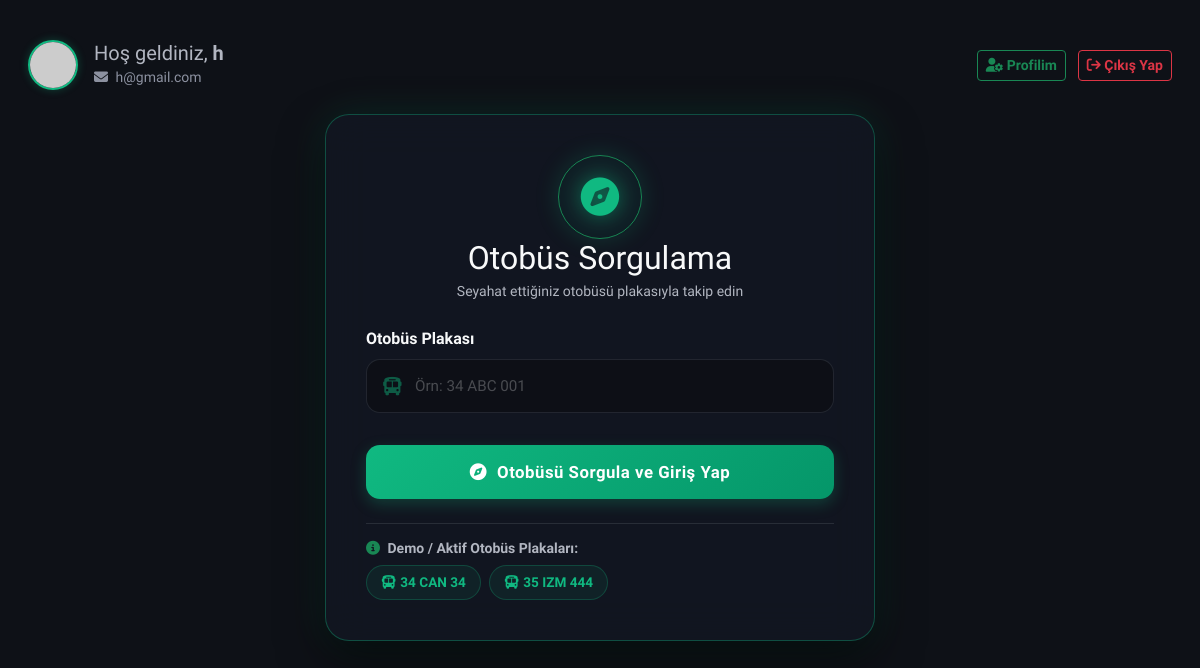
The app's page /yolcu_plaka_sorgula (signed in) with its own data.
### app/models.py (models this page shows, shortened)
class Yolcu(db.Model):
    __tablename__ = 'yolcular'
    id: Mapped[int] = mapped_column(primary_key=True, autoincrement=True)
    ad_soyad: Mapped[str] = mapped_column(String(100), nullable=False)
    email: Mapped[str] = mapped_column(String(120), nullable=False, unique=True)
    sifre_hash: Mapped[str] = mapped_column(String(255), nullable=False)
    sifre_plain: Mapped[Optional[str]] = mapped_column(String(255))
    kayit_tarihi: Mapped[str] = mapped_column(String(50), nullable=False, default=lambda: datetime.now().strftime("%Y-%m-%d %H:%M:%S"))
    reset_token: Mapped[Optional[str]] = mapped_column(String(100))
    reset_token_expiry: Mapped[Optional[str]] = mapped_column(String(50))
    profil_resmi: Mapped[Optional[str]] = mapped_column(String(255), nullable=True)
    yorumlar: Mapped[List["YolcuYorum"]] = relationship(back_populates="yolcu")

class Sofor(UserMixin, db.Model):
    __tablename__ = 'soforler'
    id: Mapped[int] = mapped_column(primary_key=True, autoincrement=True)
    ad: Mapped[str] = mapped_column(String(100), nullable=False)
    soyad: Mapped[str] = mapped_column(String(100), nullable=False)
    kullanici_adi: Mapped[str] = mapped_column(String(100), nullable=False, unique=True)
    email: Mapped[Optional[str]] = mapped_column(String(120), unique=True)
    arac_plaka: Mapped[Optional[str]] = mapped_column(String(50), nullable=True)
    sifre_hash: Mapped[str] = mapped_column(String(255), nullable=False)
    sifre_plain: Mapped[Optional[str]] = mapped_column(String(255))
    reset_token: Mapped[Optional[str]] = mapped_column(String(100))
    reset_token_expiry: Mapped[Optional[str]] = mapped_column(String(50))
    profil_resmi: Mapped[Optional[str]] = mapped_column(String(255), nullable=True)
    alarmlar: Mapped[List["Alarm"]] = relationship(back_populates="sofor")
    ses_loglari: Mapped[List["SesLog"]] = relationship(back_populates="sofor")
    vardiya_kayitlari: Mapped[List["VardiyaSesKaydi"]] = relationship(back_populates="sofor")
    yorumlar: Mapped[List["YolcuYorum"]] = relationship(back_populates="sofor")
    konum: Mapped[Optional["AracKonum"]] = relationship(back_populates="sofor", uselist=False)

### app/main/routes.py (the view, shortened to what this page needs)
@bp.route('/yolcu_plaka_sorgula', methods=['GET', 'POST'])
@yolcu_login_required
def yolcu_plaka_sorgula():
    soforler = db.session.scalars(
        db.select(Sofor).filter(Sofor.arac_plaka != "", Sofor.arac_plaka != None)
    ).all()
    yolcu = db.session.get(Yolcu, session['yolcu_id'])
    return render_template('yolcu_plaka_sorgula.html', title='Otobüs Sorgula', soforler=soforler, yolcu=yolcu)

### app/auth/routes.py (called while the page is built)
def yolcu_login_required(f):
    @wraps(f)
    def decorated_function(*args, **kwargs):
        if 'yolcu_id' not in session:
            flash('Bu sayfayı görmek için lütfen yolcu girişi yapın.', 'warning')
            return redirect(url_for('auth.login'))
        return f(*args, **kwargs)
    return decorated_function

### app/models.py (called while the page is built)
@login.user_loader
def load_user(id):
    return db.session.get(Sofor, int(id))

### app/templates/yolcu_plaka_sorgula.html (shortened to what this page needs)
{% extends "base.html" %}
{% block content %}
<div class="row align-items-center mb-4 mt-3 px-3">
    <div class="col-8 d-flex align-items-center gap-3">
        <div style="width: 50px; height: 50px; border-radius: 50%; overflow: hidden; border: 2px solid #10b981; box-shadow: 0 0 8px rgba(16, 185, 129, 0.3); flex-shrink: 0;">
            {% if yolcu.profil_resmi %}
                <img src="{{ url_for('static', filename='uploads/avatars/' + yolcu.profil_resmi) }}" alt="PP" style="width: 100%; height: 100%; object-fit: cover;">
            {% else %}
                <img src="https://ui-avatars.com/api/?name={{ yolcu.ad_soyad }}&background=10b981&color=fff&size=100&bold=true" alt="PP" style="width: 100%; height: 100%; object-fit: cover;">
            {% endif %}
        </div>
        <div>
            <h5 class="text-secondary mb-0">Hoş geldiniz, <b>{{ yolcu.ad_soyad }}</b></h5>
            <small class="text-muted"><i class="fa-solid fa-envelope me-1"></i> {{ yolcu.email }}</small>
        </div>
    </div>
    <div class="col-4 text-end">
        <a href="{{ url_for('main.profil') }}" class="btn btn-outline-success btn-sm fw-bold me-2"><i class="fa-solid fa-user-gear"></i> Profilim</a>
        <a href="{{ url_for('auth.yolcu_logout') }}" class="btn btn-outline-danger btn-sm fw-bold"><i class="fa-solid fa-arrow-right-from-bracket"></i> Çıkış Yap</a>
    </div>
</div>
<div class="login-container mt-0">
    <div class="logo-outer-wrapper">
        <div class="logo-container border border-success">
            <i class="fa-solid fa-compass logo-icon"></i>
        </div>
        <h2 class="fw-extrabold text-light mb-1">Otobüs Sorgulama</h2>
        <p class="text-secondary small">Seyahat ettiğiniz otobüsü plakasıyla takip edin</p>
    </div>
    <form action="" method="post">
        <div class="mb-4">
            <label class="form-label fw-semibold text-light mb-2">Otobüs Plakası</label>
            <div class="input-icon-group">
                <i class="fa-solid fa-bus"></i>
                <input type="text" name="plaka" class="form-control" required placeholder="Örn: 34 ABC 001">
            </div>
        </div>
        <div class="pt-2">
            <button type="submit" class="btn-premium-submit">
                <i class="fa-solid fa-compass"></i> Otobüsü Sorgula ve Giriş Yap
            </button>
        </div>
    </form>
    <div class="mt-4 pt-3 border-top border-secondary border-opacity-25">
        <h6 class="text-secondary small fw-bold mb-2"><i class="fa-solid fa-circle-info text-success me-1"></i> Demo / Aktif Otobüs Plakaları:</h6>
        <div class="d-flex flex-wrap gap-2">
            {% for s in soforler %}
                <button type="button" class="btn btn-sm badge-plaka rounded-pill fw-bold" onclick="selectPlaka('{{ s.arac_plaka }}')">
                    <i class="fa-solid fa-bus me-1"></i>{{ s.arac_plaka }}
                </button>
            {% else %}
                <span class="text-muted small">Aktif kayıtlı plaka bulunmamaktadır.</span>
            {% endfor %}
        </div>
    </div>
</div>
{% endblock %}

### app/templates/base.html (style rules this page uses)
body { background-color: #0e1117; color: #fafafa; font-family: 'Plus Jakarta Sans', 'Outfit', 'Segoe UI', Tahoma, Geneva, Verdana, sans-serif; }
.text-secondary { color: #b2b6c1 !important; }
.text-muted { color: #8c91a0 !important; }

### app/templates/yolcu_plaka_sorgula.html (style rules this page uses)
.login-container { max-width: 550px; margin: 50px auto 25px auto; padding: 40px; background: rgba(21, 26, 38, 0.65); backdrop-filter: blur(20px); -webkit-backdrop-filter: blur(20px); border: 1px solid rgba(16, 185, 129, 0.35); border-radius: 24px; box-shadow: 0 20px 45px rgba(0, 0, 0, 0.55), 0 0 40px rgba(16, 185, 129, 0.15); }
.logo-outer-wrapper { text-align: center; margin-bottom: 25px; }
.logo-container { display: inline-flex; align-items: center; justify-content: center; width: 84px; height: 84px; border-radius: 50%; border-color: rgba(16, 185, 129, 0.4); background: rgba(16, 185, 129, 0.05); box-shadow: 0 0 25px rgba(16, 185, 129, 0.2); }
.logo-icon { font-size: 2.4rem; color: #10b981; filter: drop-shadow(0 0 10px rgba(16, 185, 129, 0.6)); }
.input-icon-group { position: relative; display: flex; align-items: center; }
.input-icon-group i { position: absolute; left: 16px; font-size: 1.15rem; transition: all 0.3s; z-index: 10; color: rgba(16, 185, 129, 0.45); }
.input-icon-group .form-control { padding-left: 48px !important; height: 54px; border-radius: 14px; background-color: rgba(10, 12, 18, 0.6) !important; border: 1px solid rgba(255, 255, 255, 0.07); color: #fafafa !important; transition: all 0.3s cubic-bezier(0.4, 0, 0.2, 1); font-size: 0.95rem; font-weight: 500; }
.input-icon-group .form-control::placeholder { color: rgba(255, 255, 255, 0.25); }
.btn-premium-submit { width: 100%; height: 54px; border-radius: 14px; font-weight: 700; font-size: 1.05rem; letter-spacing: 0.5px; transition: all 0.3s cubic-bezier(0.4, 0, 0.2, 1); display: flex; align-items: center; justify-content: center; gap: 10px; border: none; color: #fff; background: linear-gradient(135deg, #10b981 0%, #059669 100%); box-shadow: 0 5px 15px rgba(16, 185, 129, 0.25); }
.badge-plaka { background: rgba(16, 185, 129, 0.08) !important; border: 1px solid rgba(16, 185, 129, 0.25) !important; color: #10b981 !important; transition: all 0.2s cubic-bezier(0.4, 0, 0.2, 1) !important; cursor: pointer; padding: 6px 14px; font-size: 0.85rem; }

### records on screen
Yolcu: ad_soyad "h", email "h@gmail.com"
Sofor: arac_plaka "34 CAN 34"
Sofor: arac_plaka "35 IZM 444"
